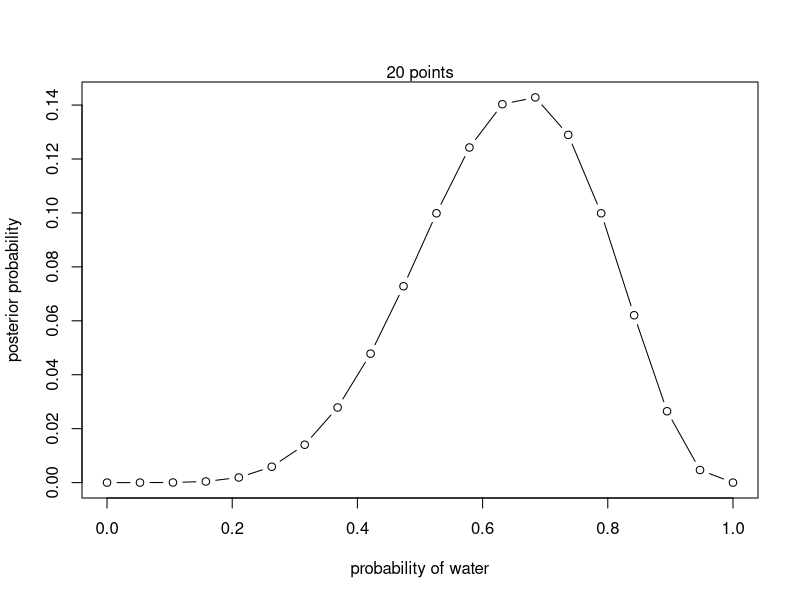
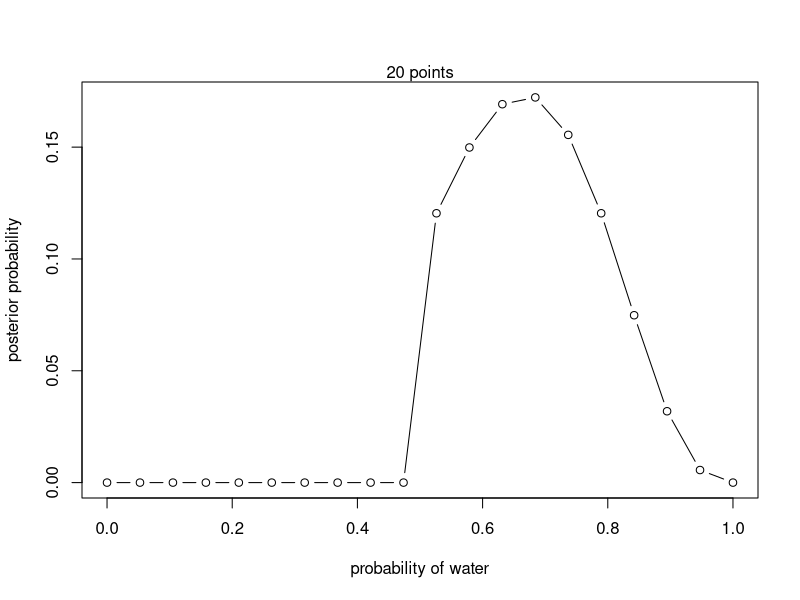
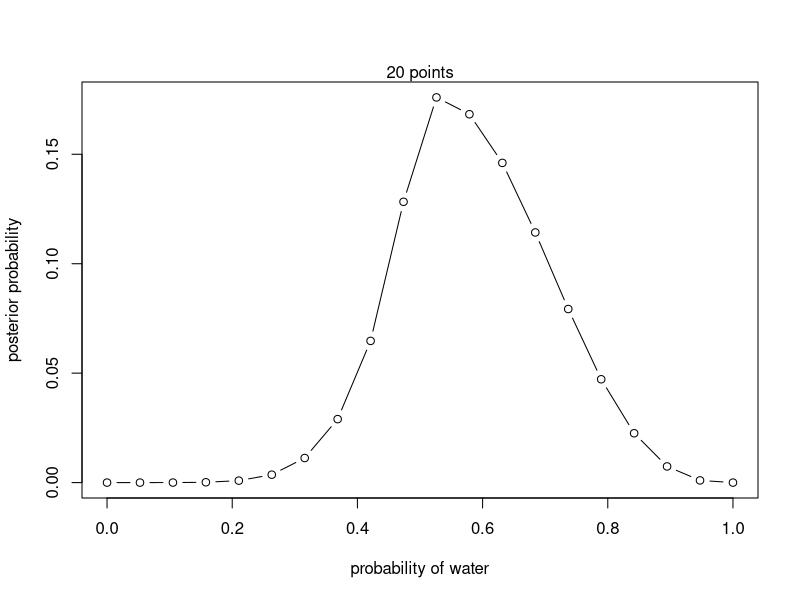

The R script that drew these images, in order:
## ---- chunk 1
# This is the raw counts of possible paths for the data in perspective of all our
# possible assumptions.
ways <- c(0, 3, 8, 9, 0)

# We compute the probabilities of each by dividing by the total number of possibilities.

ways/sum(ways)

## ---- chunk 2
# define grid
p_grid <- seq(from = 0, to = 1, length.out = 20)

# define prior
prior <- rep(1, 20)

# compute likelihood at each value in grid
likelihood <- dbinom(6, size = 9, prob = p_grid)

# compute product of likelihood and prior
unstd.posterior <- likelihood * prior

# standardize the posterior, so it sums to 1
posterior <- unstd.posterior/sum(unstd.posterior)

# Looking at the plot:
plot(p_grid, posterior, type = "b",
     xlab = "probability of water", ylab = "posterior probability")
mtext("20 points")
## ---- chunk 3
# define grid
p_grid <- seq(from = 0, to = 1, length.out = 20)

# define prior
prior <- ifelse(p_grid < 0.5, 0, 1)

# compute likelihood at each value in grid
likelihood <- dbinom(6, size = 9, prob = p_grid)

# compute product of likelihood and prior
unstd.posterior <- likelihood * prior

# standardize the posterior, so it sums to 1
posterior <- unstd.posterior/sum(unstd.posterior)

# Looking at the plot:
plot(p_grid, posterior, type = "b",
     xlab = "probability of water", ylab = "posterior probability")
mtext("20 points")
## ---- chunk 4
# define grid
p_grid <- seq(from = 0, to = 1, length.out = 20)

# define prior
prior <- exp(-5 * abs(p_grid - 0.5))

# compute likelihood at each value in grid
likelihood <- dbinom(6, size = 9, prob = p_grid)

# compute product of likelihood and prior
unstd.posterior <- likelihood * prior

# standardize the posterior, so it sums to 1
posterior <- unstd.posterior/sum(unstd.posterior)

# Looking at the plot:
plot(p_grid, posterior, type = "b",
     xlab = "probability of water", ylab = "posterior probability")
mtext("20 points")
